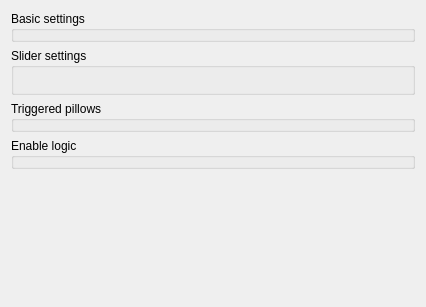
<?xml version="1.0" encoding="UTF-8"?>
<ui version="4.0">
 <class>ILineEdit</class>
 <widget class="QWidget" name="ILineEdit">
  <property name="geometry">
   <rect>
    <x>0</x>
    <y>0</y>
    <width>426</width>
    <height>307</height>
   </rect>
  </property>
  <property name="windowTitle">
   <string>LineEdit preferences</string>
  </property>
  <layout class="QVBoxLayout" name="verticalLayout">
   <item>
    <widget class="GroupBox" name="groupBox">
     <property name="title">
      <string>Basic settings</string>
     </property>
     <property name="template" stdset="0">
      <string>inspector-groupbox-roomandpath</string>
     </property>
    </widget>
   </item>
   <item>
    <widget class="QGroupBox" name="groupBox_4">
     <property name="title">
      <string>Slider settings</string>
     </property>
     <layout class="QGridLayout" name="gridLayout">
      <item row="0" column="0">
       <widget class="NumericLineEdit" name="numericLineEdit">
        <property name="template" stdset="0">
         <string>inspector-minimum</string>
        </property>
       </widget>
      </item>
      <item row="1" column="0">
       <widget class="NumericLineEdit" name="numericLineEdit_2">
        <property name="template" stdset="0">
         <string>inspector-maximum</string>
        </property>
       </widget>
      </item>
     </layout>
    </widget>
   </item>
   <item>
    <widget class="GroupBox" name="groupBox_3">
     <property name="title">
      <string>Triggered pillows</string>
     </property>
     <property name="template" stdset="0">
      <string>inspector-groupbox-triggeredpillows</string>
     </property>
    </widget>
   </item>
   <item>
    <widget class="GroupBox" name="groupBox_2">
     <property name="title">
      <string>Enable logic</string>
     </property>
     <property name="template" stdset="0">
      <string>inspector-groupbox-enablelogic</string>
     </property>
    </widget>
   </item>
   <item>
    <spacer name="verticalSpacer">
     <property name="orientation">
      <enum>Qt::Vertical</enum>
     </property>
     <property name="sizeHint" stdset="0">
      <size>
       <width>20</width>
       <height>40</height>
      </size>
     </property>
    </spacer>
   </item>
  </layout>
 </widget>
 <customwidgets>
  <customwidget>
   <class>GroupBox</class>
   <extends>QGroupBox</extends>
   <header>wallaby.frontends.qt.widgets.containers.groupBox</header>
  </customwidget>
  <customwidget>
   <class>NumericLineEdit</class>
   <extends>QWidget</extends>
   <header>wallaby.frontends.qt.widgets.edits.numericLineEdit</header>
  </customwidget>
 </customwidgets>
 <resources/>
 <connections/>
</ui>
